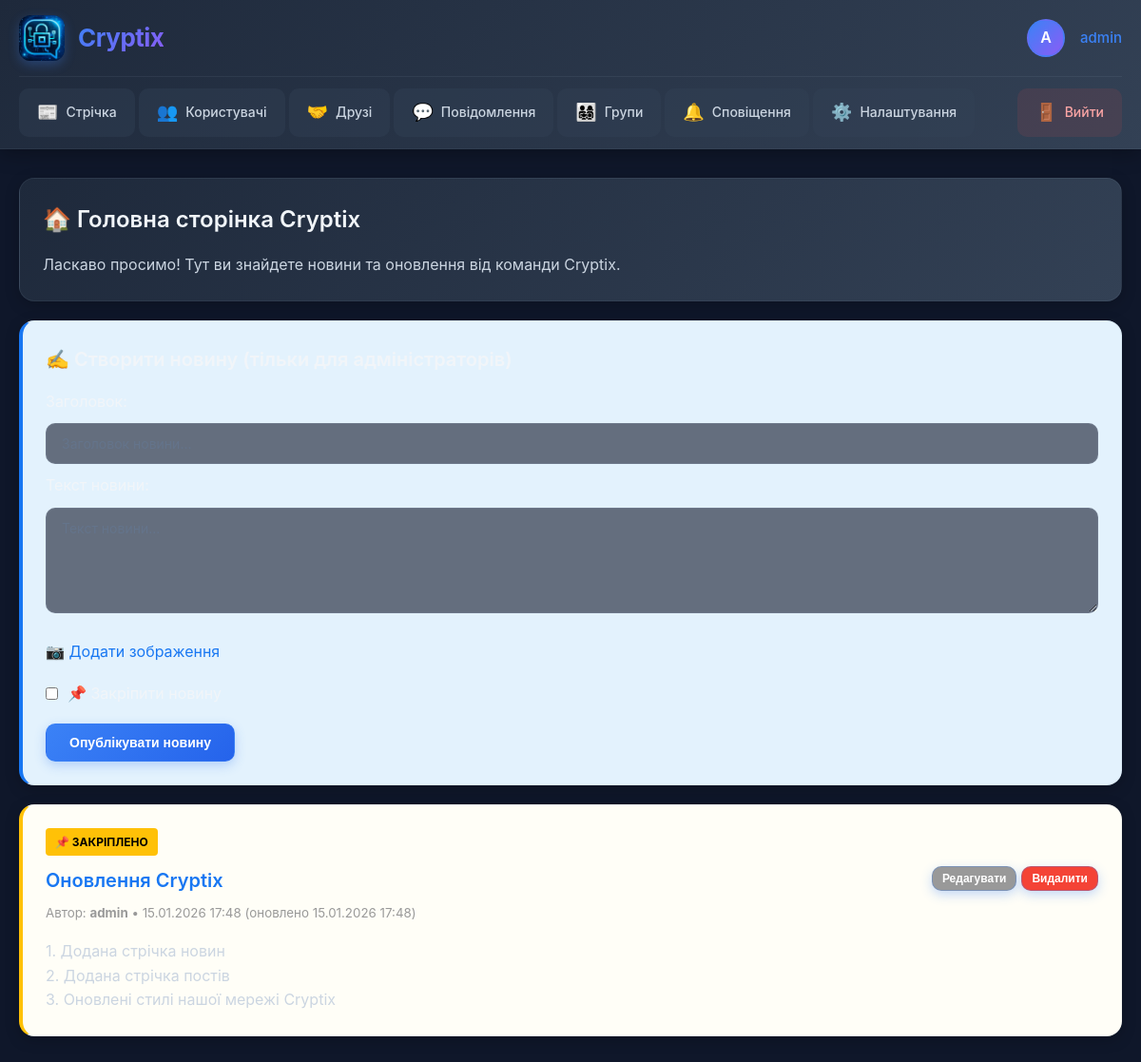
The app's page / (signed in) with its own data.
### cryptix_app/models.py (models this page shows, shortened)
class News(models.Model):
    title = models.CharField(max_length=200)
    content = models.TextField()
    image = models.ImageField(upload_to='news/', blank=True, null=True)
    author = models.ForeignKey(User, on_delete=models.CASCADE)
    created_at = models.DateTimeField(auto_now_add=True)
    updated_at = models.DateTimeField(auto_now=True)
    is_pinned = models.BooleanField(default=False)
    class Meta:
        ordering = ['-is_pinned', '-created_at']
        verbose_name_plural = 'News'

### cryptix_app/views.py (the view, shortened to what this page needs)
# urls.py: path('', views.home, name='home'),
@login_required
def home(request):
    news_list = News.objects.all()
    return render(request, 'cryptix_app/home.html', {
        'news_list': news_list,
        'is_admin': request.user.is_superuser
    })

### cryptix_app/templates/cryptix_app/home.html (shortened to what this page needs)
{% extends 'cryptix_app/base.html' %}
{% block content %}
<div class="card">
    <h2>🏠 Головна сторінка Cryptix</h2>
    <p>Ласкаво просимо! Тут ви знайдете новини та оновлення від команди Cryptix.</p>
</div>
{% if is_admin %}
<div class="card" style="background: #e3f2fd; border-left: 4px solid #1877f2;">
    <h3>✍️ Створити новину (тільки для адміністраторів)</h3>
    <form method="post" enctype="multipart/form-data">
        <label>Заголовок:</label>
        <input type="text" name="title" placeholder="Заголовок новини..." required>
        <label>Текст новини:</label>
        <textarea name="content" placeholder="Текст новини..." rows="5" required></textarea>
        <label for="news_image" style="cursor: pointer; color: #1877f2; display: block; margin: 10px 0;">📷 Додати зображення</label>
        <label style="display: flex; align-items: center; margin: 15px 0;">
            <input type="checkbox" name="is_pinned" style="width: auto; margin-right: 10px;">
            📌 Закріпити новину
        </label>
        <button type="submit">Опублікувати новину</button>
    </form>
</div>
{% endif %}
{% for news in news_list %}
<div class="card {% if news.is_pinned %}pinned-news{% endif %}">
    {% if news.is_pinned %}
    <div style="background: #ffc107; color: #000; padding: 5px 10px; border-radius: 4px; display: inline-block; margin-bottom: 10px; font-size: 12px; font-weight: bold;">
        📌 ЗАКРІПЛЕНО
    </div>
    {% endif %}
    <div style="display: flex; justify-content: space-between; align-items: start; margin-bottom: 15px;">
        <div>
            <h3 style="margin: 0 0 5px 0; color: #1877f2;">{{ news.title }}</h3>
            <small style="color: #999;">
                Автор: <strong>{{ news.author.username }}</strong> •
                {{ news.created_at|date:"d.m.Y H:i" }}
                {% if news.updated_at != news.created_at %}
                    (оновлено {{ news.updated_at|date:"d.m.Y H:i" }})
                {% endif %}
            </small>
        </div>
        {% if is_admin %}
        <div style="display: flex; gap: 5px;">
            <a href="{% url 'news_edit' news.id %}">
                <button style="background: #999; padding: 5px 10px; font-size: 12px;">Редагувати</button>
            </a>
            <form method="post" action="{% url 'news_delete' news.id %}" style="margin: 0;" onsubmit="return confirm('Видалити новину?');">
                <button type="submit" style="background: #f44336; padding: 5px 10px; font-size: 12px;">Видалити</button>
            </form>
        </div>
        {% endif %}
    </div>
    <p style="white-space: pre-wrap; line-height: 1.6;">{{ news.content }}</p>
</div>
{% empty %}
<div class="card">
    <p style="text-align: center; color: #666;">
        Поки що немає новин. Слідкуйте за оновленнями! 🚀
    </p>
</div>
{% endfor %}
{% endblock %}

### cryptix_app/templates/cryptix_app/base.html (shortened to what this page needs)
{% load static %}
<!DOCTYPE html>
<html lang="uk">
<head>
</head>
<body>
    <header class="header">
        <div class="header-container">
            <div class="header-top">
                <a href="{% url 'home' %}" class="logo-section">
                    <img src="/media/logo.png" alt="Cryptix" class="logo-img">
                    <div class="logo-text">Cryptix</div>
                </a>
                {% if user.is_authenticated %}
                <div class="user-section">
                    <div class="user-avatar">{{ user.username|first|upper }}</div>
                    <div class="user-name">
                        <a href="{% url 'user_profile_view' user.username %}">{{ user.username }}</a>
                    </div>
                </div>
                {% endif %}
            </div>
            {% if user.is_authenticated %}
            <nav class="nav-menu">
                <a href="{% url 'feed' %}" class="nav-item">
                    <span class="icon">📰</span>
                    <span>Стрічка</span>
                </a>
                <a href="{% url 'users_list' %}" class="nav-item">
                    <span class="icon">👥</span>
                    <span>Користувачі</span>
                </a>
                <a href="{% url 'friends_list' %}" class="nav-item">
                    <span class="icon">🤝</span>
                    <span>Друзі</span>
                </a>
                <a href="{% url 'conversations_list' %}" class="nav-item">
                    <span class="icon">💬</span>
                    <span>Повідомлення</span>
                </a>
                <a href="{% url 'groups_list' %}" class="nav-item">
                    <span class="icon">👨‍👩‍👧‍👦</span>
                    <span>Групи</span>
                </a>
                <a href="{% url 'notifications_list' %}" class="nav-item">
                    <span class="icon">🔔</span>
                    <span>Сповіщення</span>
                </a>
                <a href="{% url 'profile' %}" class="nav-item">
                    <span class="icon">⚙️</span>
                    <span>Налаштування</span>
                </a>
                <a href="{% url 'logout' %}" class="nav-item logout" onclick="event.preventDefault(); document.getElementById('logout-form').submit();">
                    <span class="icon">🚪</span>
                    <span>Вийти</span>
                </a>
            </nav>
            {% endif %}
        </div>
    </header>
    <main class="main-container">
        {% block content %}{% endblock %}
    </main>
</body>
</html>

### cryptix_app/templates/cryptix_app/base.html (style rules this page uses)
* { margin: 0; padding: 0; box-sizing: border-box; }
body { font-family: -apple-system, BlinkMacSystemFont, 'Segoe UI', Roboto, 'Helvetica Neue', Arial, sans-serif; background: #0f172a; color: #f1f5f9; min-height: 100vh; line-height: 1.6; }
.header { background: linear-gradient(135deg, #1e293b 0%, #334155 100%); border-bottom: 1px solid rgba(148, 163, 184, 0.1); box-shadow: 0 4px 20px rgba(0, 0, 0, 0.3); position: sticky; top: 0; z-index: 1000; }
.header-container { max-width: 1400px; margin: 0 auto; padding: 0 20px; }
.header-top { display: flex; align-items: center; justify-content: space-between; padding: 16px 0; border-bottom: 1px solid rgba(148, 163, 184, 0.1); }
.logo-section { display: flex; align-items: center; gap: 14px; }
.logo-img { width: 48px; height: 48px; border-radius: 12px; box-shadow: 0 4px 12px rgba(59, 130, 246, 0.3); object-fit: cover; transition: all 0.3s ease; }
.logo-text { font-size: 26px; font-weight: 700; background: linear-gradient(135deg, #3b82f6, #8b5cf6); -webkit-background-clip: text; -webkit-text-fill-color: transparent; background-clip: text; letter-spacing: -0.5px; }
.user-section { display: flex; align-items: center; gap: 16px; }
.user-avatar { width: 40px; height: 40px; border-radius: 50%; background: linear-gradient(135deg, #3b82f6, #8b5cf6); display: flex; align-items: center; justify-content: center; font-weight: 600; font-size: 16px; color: white; border: 2px solid rgba(59, 130, 246, 0.3); }
.user-name { color: #cbd5e1; font-size: 15px; font-weight: 500; }
.user-name a { color: #3b82f6; text-decoration: none; transition: color 0.2s; }
.nav-menu { display: flex; gap: 4px; padding: 12px 0; overflow-x: auto; scrollbar-width: none; }
.nav-item { display: flex; align-items: center; gap: 8px; padding: 10px 18px; border-radius: 10px; background: rgba(51, 65, 85, 0.4); color: #cbd5e1; text-decoration: none; font-size: 14px; font-weight: 500; white-space: nowrap; transition: all 0.3s ease; border: 1px solid transparent; position: relative; }
.nav-item .icon { font-size: 18px; }
.nav-item.logout { background: rgba(239, 68, 68, 0.1); color: #fca5a5; margin-left: auto; }
.main-container { max-width: 1200px; margin: 0 auto; padding: 30px 20px; }
.card { background: linear-gradient(135deg, #1e293b 0%, #334155 100%); border-radius: 16px; padding: 24px; margin-bottom: 20px; border: 1px solid rgba(148, 163, 184, 0.1); box-shadow: 0 4px 16px rgba(0, 0, 0, 0.2); transition: all 0.3s ease; }
.card h2, .card h3 { color: #f1f5f9; margin-bottom: 16px; }
.card p, .card li, .card span, .card div { color: #cbd5e1; }
.card a { color: #3b82f6; }
button, input[type="submit"], .btn { background: linear-gradient(135deg, #3b82f6, #2563eb); color: white; padding: 11px 24px; border: none; border-radius: 10px; font-size: 14px; font-weight: 600; cursor: pointer; transition: all 0.3s ease; box-shadow: 0 4px 12px rgba(59, 130, 246, 0.3); border: 1px solid rgba(59, 130, 246, 0.3); }
input, textarea, select { width: 100%; padding: 12px 16px; margin: 10px 0; background: rgba(15, 23, 42, 0.6); border: 1.5px solid rgba(148, 163, 184, 0.2); border-radius: 10px; color: #f1f5f9; font-size: 14px; font-family: inherit; transition: all 0.3s ease; }
input::placeholder, textarea::placeholder { color: #64748b; }
h2 { font-size: 24px; color: #3b82f6; margin-bottom: 16px; font-weight: 600; }
h3 { font-size: 20px; color: #cbd5e1; margin-bottom: 14px; font-weight: 600; }
a { color: #3b82f6; text-decoration: none; transition: color 0.2s; }
.pinned-news { border-left: 4px solid #f59e0b; background: rgba(245, 158, 11, 0.1); }
img { max-width: 100%; border-radius: 12px; }

### cryptix_app/templates/cryptix_app/home.html (style rules this page uses)
.pinned-news { border-left: 4px solid #ffc107; background: #fffef7; }

### records on screen
News: is_pinned "📌 ЗАКРІПЛЕНО", title "Оновлення Cryptix", author.username "admin", created_at "15.01.2026 17:48", updated_at "15.01.2026 17:48", content "1. Додана стрічка новин 2. Додана стрічка постів 3. Оновлені стилі нашої мережі Cryptix"

### other values on screen
{{ user.username|first|upper }} "A"
{{ user.username }} "admin"
